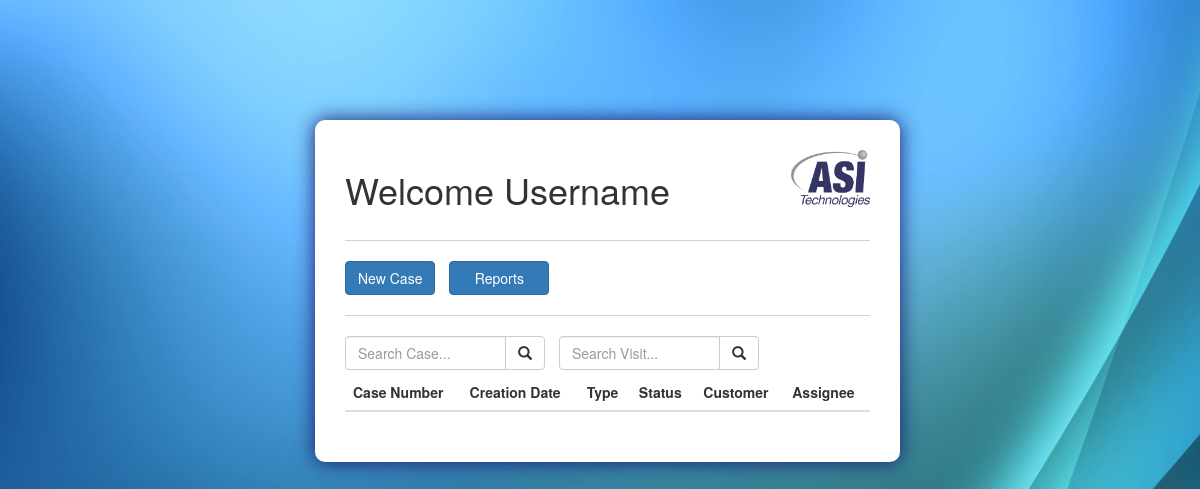
Page /dashboard/ on the earlier database version.
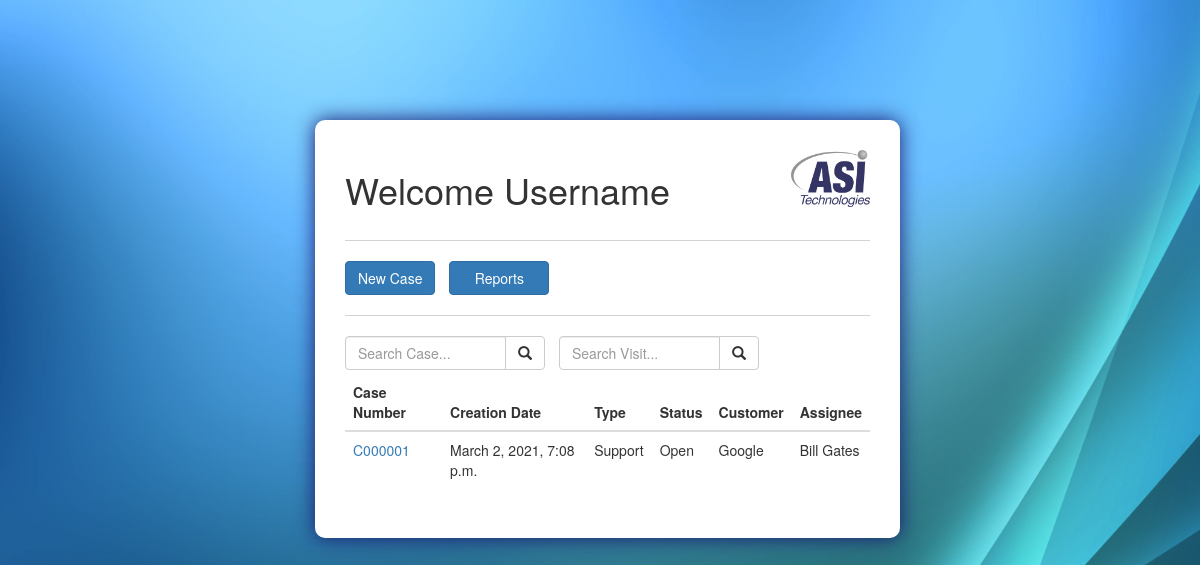
Same page on the later database version.
### ASISupport_app/models.py (models this page shows, shortened)
class Case(models.Model):
	TYPES = (
		('Support', 'Support'),
		('Training', 'Training'),
		('Maintenance', 'Maintenance'),
		('installation','Installation')
	)
	STATUSES = (
		('Open', 'Open'),
		('Resolved', 'Resolved'),
		('Closed', 'Closed'),
		('On Hold','On Hold'),
		('Cancelled','Cancelled')
	)
	case_num = models.CharField(max_length=100, primary_key=True)
	case_type = models.CharField(max_length=100, choices=TYPES)
	status = models.CharField(max_length=100, choices=STATUSES)
	create_date = models.DateTimeField(default=timezone.now)
	target_date = models.DateTimeField()
	actual_date = models.DateTimeField(blank=True, null=True)
	case_manager = models.ForeignKey(Employee, on_delete=models.CASCADE)
	machine_down =  models.BooleanField(default=False)
	customer = models.ForeignKey(Customer, on_delete=models.CASCADE)
	customer_contact = models.CharField(max_length=100)
	case_description = models.TextField()
	cancellation_reason = models.TextField(blank=True, null=True)

class Customer(models.Model):
	customer_name = models.CharField(max_length=100, primary_key=True)
	def __str__(self):
		return self.customer_name

class Employee(models.Model):
	employee_id = models.CharField(max_length=100, primary_key=True)
	first_name = models.CharField(max_length=100)
	last_name = models.CharField(max_length=100)
	phone_number = models.CharField(max_length=100)
	email = models.EmailField(max_length=254, unique = True)
	password = models.CharField(max_length=100)
	def __str__(self):
		return f'{self.first_name} {self.last_name}'

### ASISupport_app/views.py (the view)
# urls.py: path('dashboard/', views.dashboard_view, name = 'dashboard'),
def dashboard_view(request):
	cases = Case.objects.all()
	return render(request, 'ASISupport_app/dashboard.html', locals())

### templates/ASISupport_app/dashboard.html (shortened to what this page needs)
<!DOCTYPE html>
{% extends "ASISupport_app/base.html" %}
{% load static %}
{% block head_block %}
	<link rel="stylesheet" type="text/css" href="{% static 'css/dashboard.css' %}">
{% endblock %}
{% block body_block %}
	<section class="col-sm-3 col-sm-6 col-sm-3">
		<form class="form-container" action="{% url 'ASISupport_app:dashboard' %}" method="POST">
			<div class="welcome">
				<h1 class="inline_it">Welcome Username</h1>
				<img src="/static/images/ASI_logo.jpg"/>
			</div>
			<hr class="solid">
			<div class="action_btn">
				<a href="{% url 'ASISupport_app:new_case' %}" class="btn btn-primary">New Case</a>
				<button type="submit" class="btn btn-primary not_first">Reports</button>
			</div>
			<hr class="solid">
				<div class="inline_it search_bar">
					<div class="input-group">
						<input type="search" class="form-control" placeholder="Search Case..." aria-lable="Search"/>
						<div class="input-group-btn">
							<button class="btn btn-default" type="submit">
								<i class="glyphicon glyphicon-search"></i>
							</button>
						</div>
					</div>
				</div>
				<div class="inline_it search_bar not_first">
					<div class="input-group">
						<input type="search" class="form-control" placeholder="Search Visit..." aria-lable="Search"/>
						<div class="input-group-btn">
							<button class="btn btn-default" type="submit">
								<i class="glyphicon glyphicon-search"></i>
							</button>
						</div>
					</div>
				</div>
				<table class="table">
					<thead>
						<tr>
							<th scope="col">Case Number</th>
				    		<th scope="col">Creation Date</th>
				    		<th scope="col">Type</th>
				    		<th scope="col">Status</th>
				    		<th scope="col">Customer</th>
				    		<th scope="col">Assignee</th>
				    	</tr>
					</thead>
					<tbody>
						{% for case in cases %}
						<tr>
							<td><a href="{% url 'ASISupport_app:view_case' case.case_num %}">{{ case.case_num }}</a></td>
							<td>{{ case.create_date }}</td>
							<td>{{ case.case_type }}</td>
							<td>{{ case.status }}</td>
							<td>{{ case.customer }}</td>
							<td>{{ case.case_manager }}</td>
						</tr>
						{% endfor %}
					</tbody>
				</table>
		</form>
	</section>
{% endblock %}

### templates/ASISupport_app/base.html (shortened to what this page needs)
<!DOCTYPE html>
{% load static %}
<html>
	<head>
		<link rel="stylesheet" href="https://stackpath.bootstrapcdn.com/bootstrap/4.1.3/css/bootstrap.min.css">
		<link rel="stylesheet" href="https://maxcdn.bootstrapcdn.com/bootstrap/3.3.6/css/bootstrap.min.css" >
		<link rel="stylesheet" type="text/css" href="{% static 'css/base.css' %}">
		{% block head_block %}
		{% endblock %}
	</head>
	<body>
		<section class="container-fluid">
			<section class="row justify-content-center">
				{% block body_block %}
				{% endblock %}
			</section>
		</section>
	</body>
</html>

### static/css/base.css (style rules this page uses)
body { background-image: url('/static/images/Background1.jpg'); background-repeat: no-repeat; background-attachment: fixed; background-size: cover; }
.form-container { position: absolute; top: 15vh; background: #fff; padding: 30px; border-radius: 10px; box-shadow: 0px 0px 20px 0px #191970; }
hr.solid { border-top: 1px solid LightGray; }
.inline_it { display: inline-block; }

### static/css/dashboard.css (style rules this page uses)
.welcome img { width: 15%; height: 15%; float: right; }
.search_bar { width: 200px; }
.not_first { margin-left: 10px; }
.action_btn button { width: 100px; }

Differences in the rows shown:
added Case: case_num "C000001", create_date "March 2, 2021, 7:08 p.m.", case_type "Support", status "Open", customer "Google", case_manager "Bill Gates"
